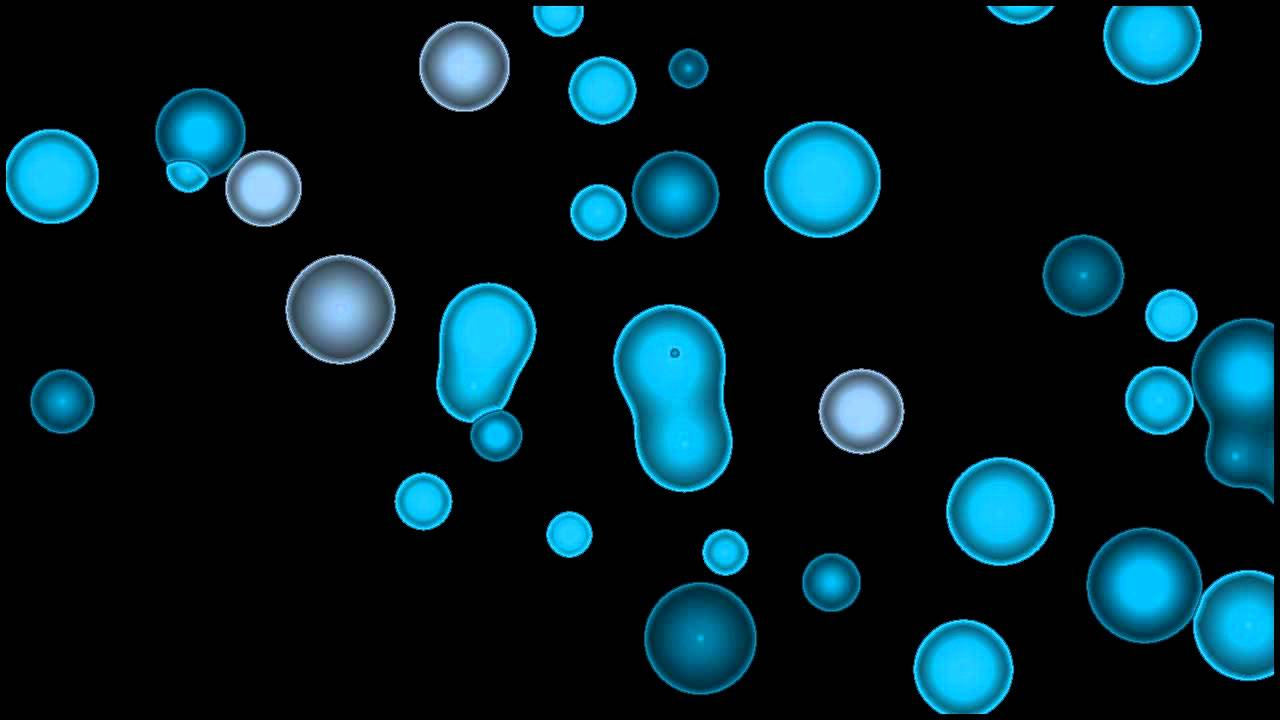
//> input picture build/test.jpg, 1280 x 720 px
$ ./twostage_pccl_20180130134035   (built with g++ and OpenCV 4)
//> lines starting //> are read from the running program, lines starting //| are printed output that depends on the picture; after the words box and inside, x2 and y2 are one past the last pixel; in counts of white or black regions, pixels touching at a corner belong together
#include <stdio.h>
#include <stdlib.h>
#include <CL/cl.h>
#include <opencv2/opencv.hpp>

#include "../ocl/ocl_loader.hpp"

// [71 lines left out: function linearTwoStage, not called in this run]

/*
	1. read image
	2. convert into binary and shape 1920x1080
	3. run the sequential algorithm and time it
	4. run the parallel algorithm and time it
	5. output results

	* Maybe we do a live video feed with euclid ...
*/
cv::Mat loadImage()
{
	cv::Mat src = cv::imread("test.jpg", 1); // load source image
//> src is the input picture: 720 rows x 1280 cols, CV_8UC3; mean B, G, R 38.1, 30, 5.7

	cv::Size size(1920, 1080);  //the dst image size,e.g.100x100
	cv::resize(src, src, size); //resize image
//> src: 1080 rows x 1920 cols, CV_8UC3

	cv::Mat gray;
	cv::cvtColor(src, gray, CV_BGR2GRAY); //perform gray scale conversion.
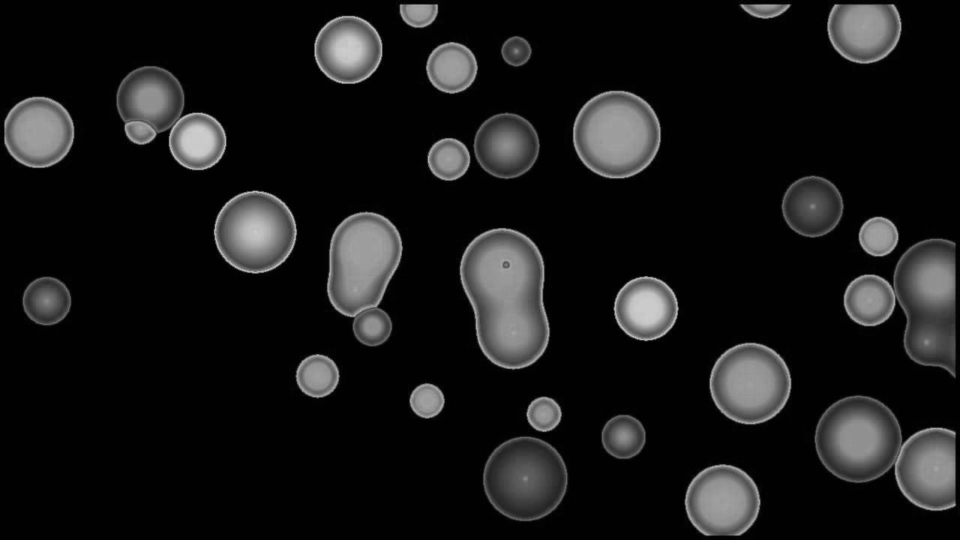
//> gray: 1080 rows x 1920 cols, CV_8UC1 (shown at 1/2 size); min 0, max 219, mean 23.6
	cv::threshold(gray, gray, 100, 1, cv::THRESH_BINARY);
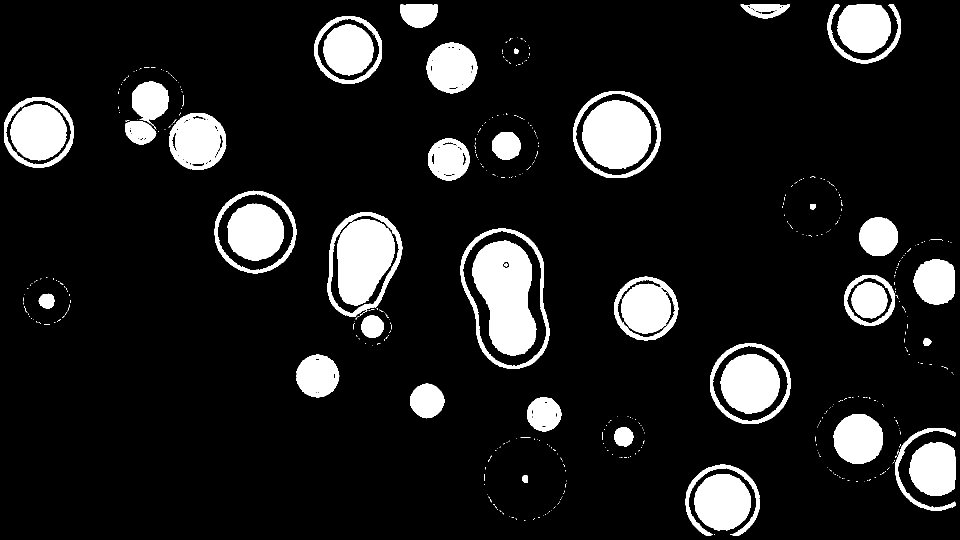
//> gray: 1080 rows x 1920 cols, CV_8UC1 (shown at 1/2 size); values 0 (black) and 1 (white), 11.7% white; 463 white regions (415 under 20 px), largest, box (x1, y1, x2, y2) and area: (945, 481, 1073, 712) 20521, (674, 438, 790, 612) 14936, (1165, 201, 1302, 338) 14752

	cv::namedWindow("Display window", cv::WINDOW_AUTOSIZE); // Create a window for display.
	imshow("Display window", gray);							// Show our image inside it.

	cv::waitKey(0);
	return gray;
}

// [36 lines left out: function main, not called in this run]

// added to run one function of the file
int main() { loadImage(); }

$ run again, with build/baby.jpg copied over build/test.jpg
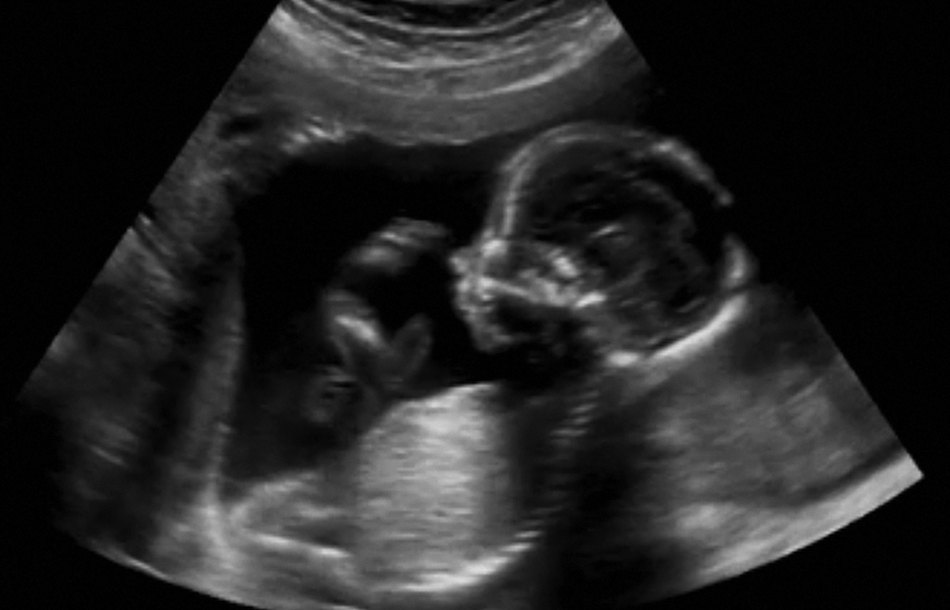
//> input picture build/baby.jpg, 950 x 610 px
//> in loadImage, src is the input picture: 610 rows x 950 cols, CV_8UC3; min 0, max 223, mean 35.8
//> in loadImage, `cv::resize(src, src, size);`:
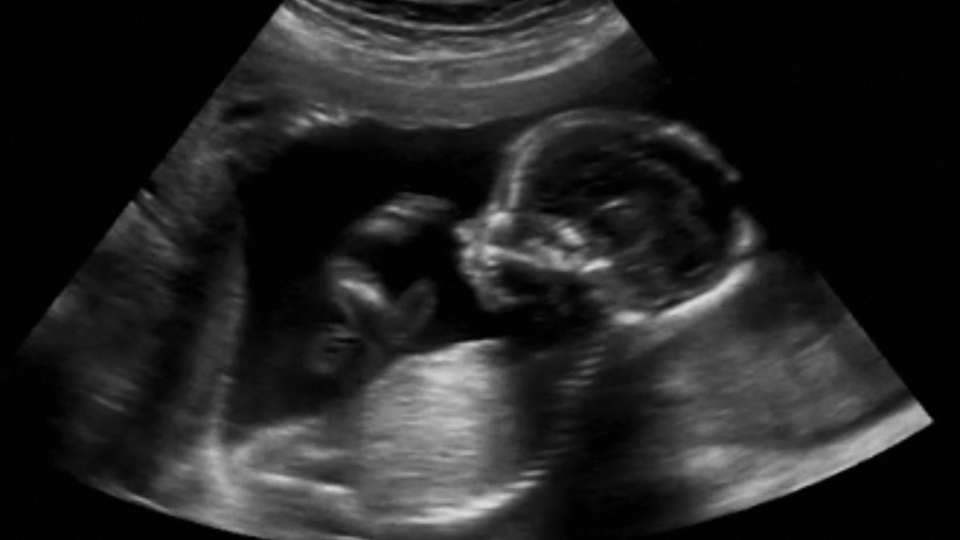
//> src: 1080 rows x 1920 cols, CV_8UC3 (shown at 1/2 size); min 0, max 222, mean 35.7
//> in loadImage, `cv::threshold(gray, gray, 100, 1, cv::THRESH_BINARY);`:
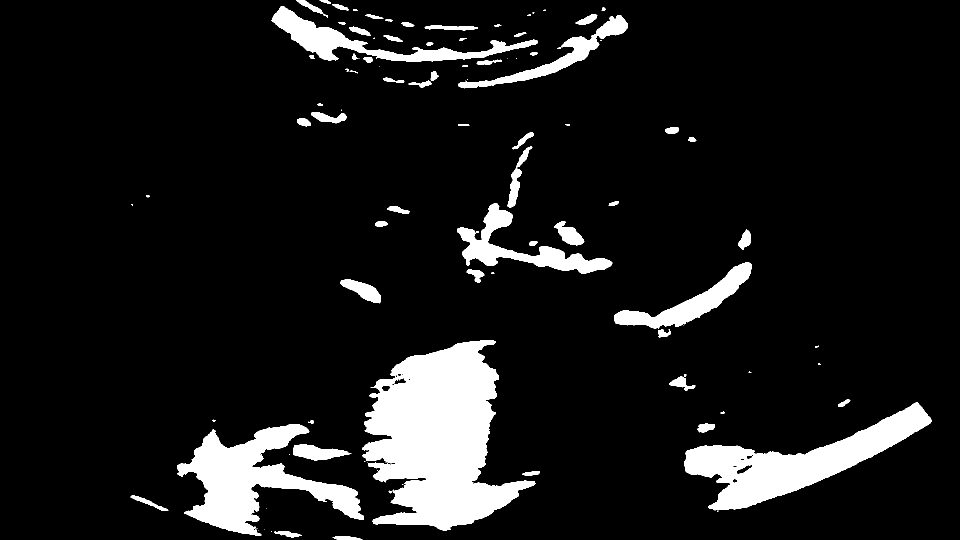
//> gray: 1080 rows x 1920 cols, CV_8UC1 (shown at 1/2 size); values 0 (black) and 1 (white), 9.9% white; 100 white regions (31 under 20 px), largest, box (x1, y1, x2, y2) and area: (724, 680, 1071, 1061) 76432, (1368, 805, 1863, 1021) 35341, (354, 849, 728, 1072) 32680

$ run again, with build/body.jpg copied over build/test.jpg
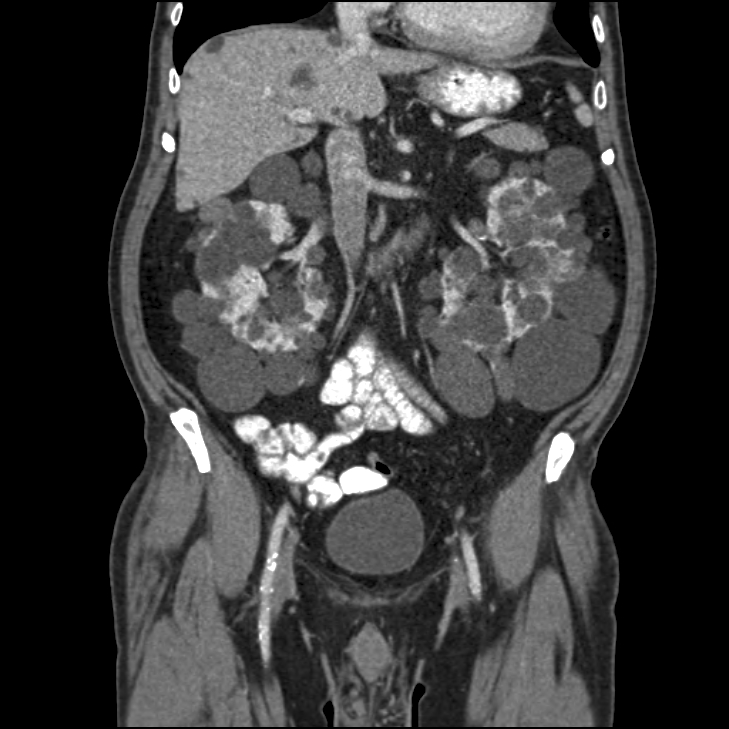
//> input picture build/body.jpg, 729 x 729 px
//> in loadImage, src is the input picture: 729 rows x 729 cols, CV_8UC3; min 0, max 255, mean 61.7
//> in loadImage, `cv::resize(src, src, size);`:
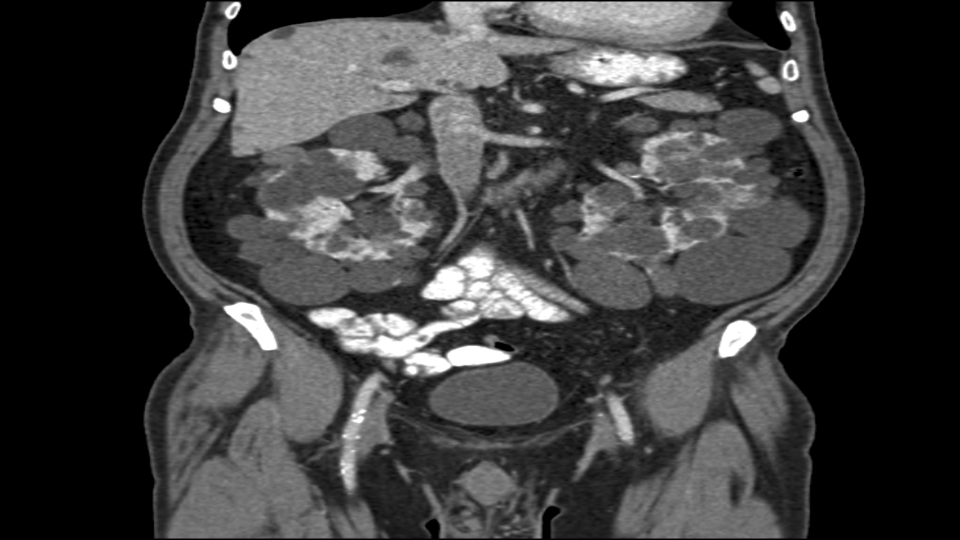
//> src: 1080 rows x 1920 cols, CV_8UC3 (shown at 1/2 size); min 0, max 255, mean 61.6
//> in loadImage, `cv::threshold(gray, gray, 100, 1, cv::THRESH_BINARY);`:
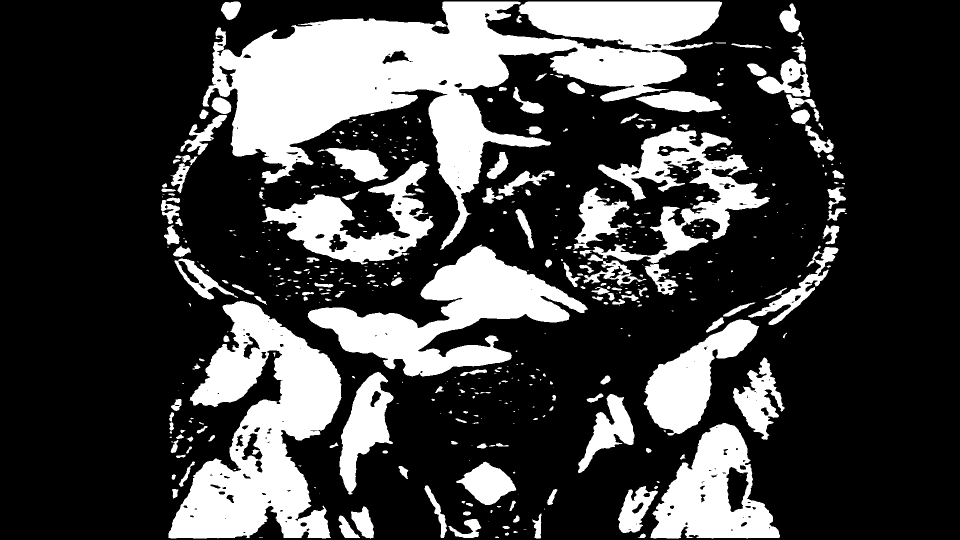
//> gray: 1080 rows x 1920 cols, CV_8UC1 (shown at 1/2 size); values 0 (black) and 1 (white), 26.1% white; 513 white regions (250 under 20 px), largest, box (x1, y1, x2, y2) and area: (405, 3, 1444, 500) 181197, (337, 602, 683, 1077) 84118, (615, 489, 1176, 753) 55106
